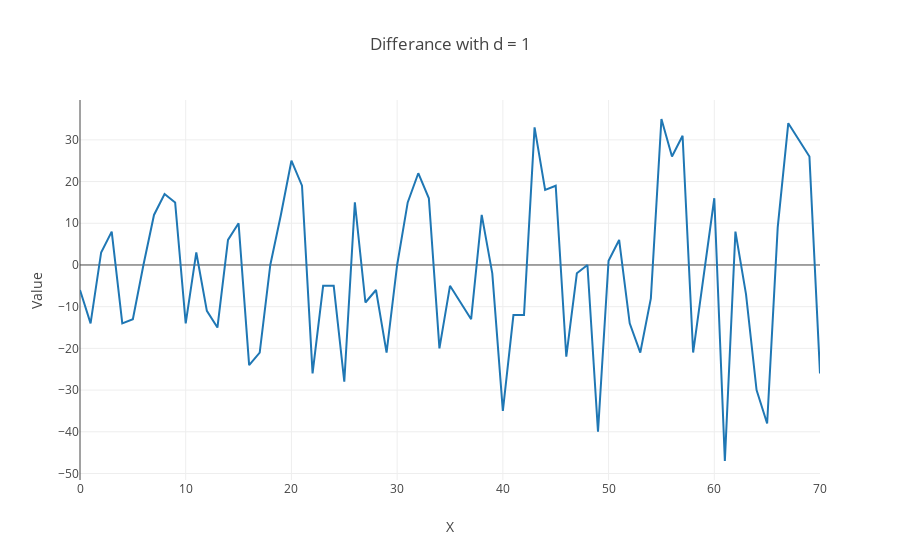

Source (notebook cell):
### Code cell
arima_model = ARIMA(2,1,2)
arima_model.plot_differance(training_set_values,1)

### Figure 1 — Plotly figure (JSON) as saved in the notebook; plotly's stock layout.template omitted (floating-point values rounded to 4 significant figures)
{"data": [{"mode": "lines", "name": "value", "type": "scatter", "uid": "ac3e9950-f38d-459a-8e2f-0f79a0dcc6ac", "x": [0, 1, 2, 3, 4, 5, 6, 7, 8, 9, 10, 11, 12, 13, 14, 15, 16, 17, 18, 19, 20, 21, 22, 23, 24, 25, 26, 27, 28, 29, 30, 31, 32, 33, 34, 35, 36, 37, 38, 39, 40, 41, 42, 43, 44, 45, 46, 47, 48, 49, 50, 51, 52, 53, 54, 55, 56, 57, 58, 59, 60, 61, 62, 63, 64, 65, 66, 67, 68, 69, 70, 71], "y": [-6, -14, 3, 8, -14, -13, 0, 12, 17, 15, -14, 3, -11, -15, 6, 10, -24, -21, 0, 12, 25, 19, -26, -5, -5, -28, 15, -9, -6, -21, 0, 15, 22, 16, -20, -5, -9, -13, 12, -2, -35, -12, -12, 33, 18, 19, -22, -2, 0, -40, 1, 6, -14, -21, -8, 35, 26, 31, -21, -3, 16, -47, 8, -7, -30, -38, 9, 34, 30, 26, -26]}], "layout": {"title": "Differance with d = 1", "xaxis": {"title": "X"}, "yaxis": {"title": "Value"}}}
